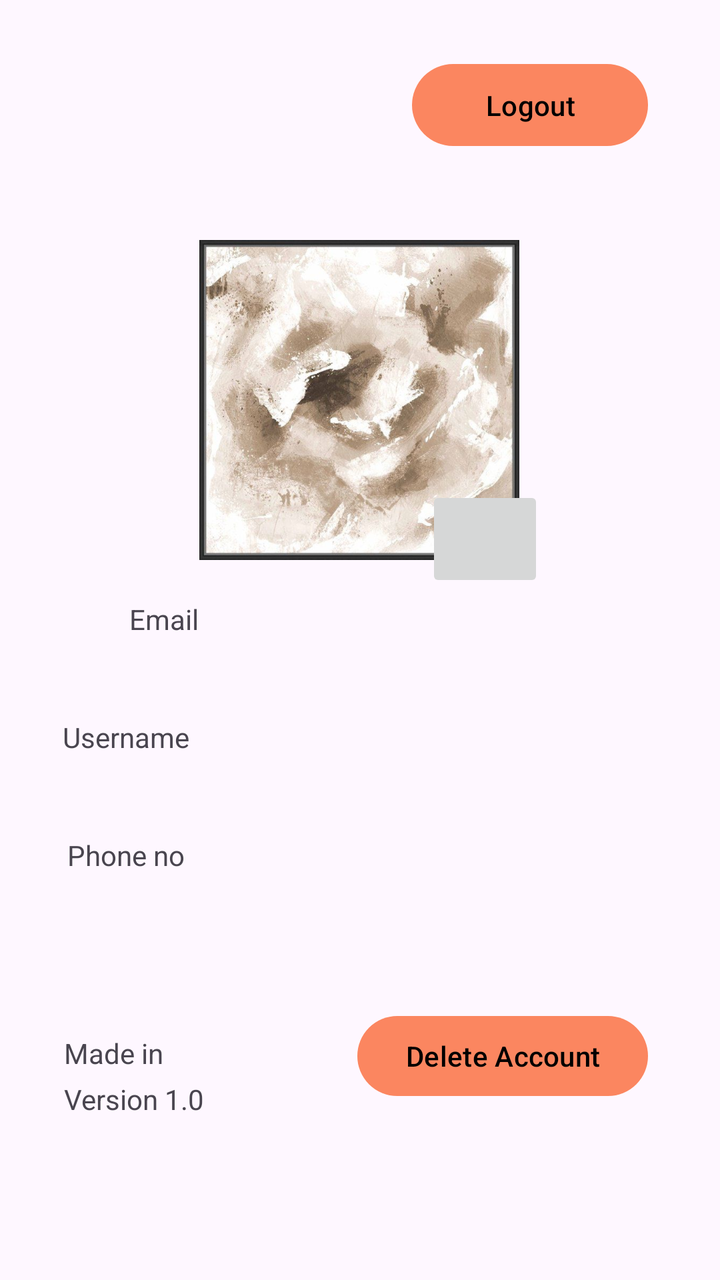
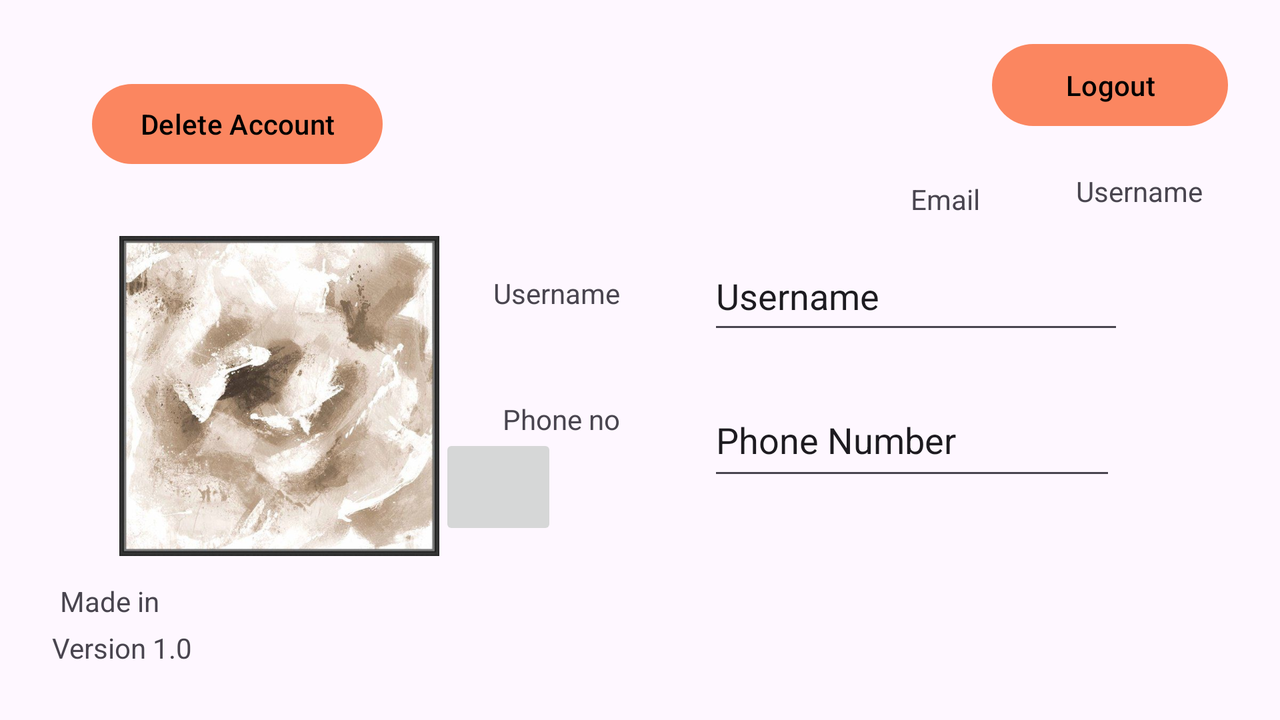

First picture: res/layout/ on a phone held upright. Second picture: the repository's own variant of that layout, on a device whose configuration matches the variant's folder. Source for both follows.
<!-- AndroidManifest.xml: application theme Theme.Poloroids -->
<!-- res/layout/fragment_profile.xml -->
<?xml version="1.0" encoding="utf-8"?>
<FrameLayout xmlns:android="http://schemas.android.com/apk/res/android"
    xmlns:app="http://schemas.android.com/apk/res-auto"
    xmlns:tools="http://schemas.android.com/tools"
    android:layout_width="match_parent"
    android:layout_height="match_parent"
    tools:context=".ProfileFragment">

    <androidx.constraintlayout.widget.ConstraintLayout
        android:layout_width="match_parent"
        android:layout_height="match_parent"
        android:layout_margin="20dp">

        <TextView
            android:id="@+id/usernameText"
            android:layout_width="wrap_content"
            android:layout_height="wrap_content"
            android:layout_marginStart="124dp"
            android:layout_marginTop="284dp"
            android:text=""
            app:layout_constraintStart_toStartOf="parent"
            app:layout_constraintTop_toTopOf="parent" />

        <Button
            android:id="@+id/logout"
            android:layout_width="118dp"
            android:layout_height="49dp"
            android:layout_marginTop="8dp"
            android:layout_marginEnd="16dp"
            android:text="@string/logout"
            android:textColor="@color/black"
            app:layout_constraintEnd_toEndOf="parent"
            app:layout_constraintTop_toTopOf="parent" />

        <TextView
            android:id="@+id/lblemail"
            android:layout_width="wrap_content"
            android:layout_height="wrap_content"
            android:layout_marginTop="20dp"
            android:text="@string/email"
            app:layout_constraintEnd_toStartOf="@+id/usernameText"
            app:layout_constraintStart_toStartOf="parent"
            app:layout_constraintTop_toBottomOf="@+id/profilePhoto" />

        <TextView
            android:id="@+id/lblusername"
            android:layout_width="wrap_content"
            android:layout_height="wrap_content"
            android:layout_marginTop="40dp"
            android:text="@string/username"
            app:layout_constraintEnd_toStartOf="@+id/txtAutoUsername"
            app:layout_constraintHorizontal_bias="0.544"
            app:layout_constraintStart_toStartOf="parent"
            app:layout_constraintTop_toBottomOf="@+id/lblemail" />

        <TextView
            android:id="@+id/txtAutoUsername"
            android:layout_width="208dp"
            android:layout_height="51dp"
            android:layout_marginTop="16dp"
            android:layout_marginEnd="28dp"
            android:text=""
            app:layout_constraintEnd_toEndOf="parent"
            app:layout_constraintTop_toBottomOf="@+id/usernameText" />

        <TextView
            android:id="@+id/txtAutoPhone"
            android:layout_width="204dp"
            android:layout_height="53dp"
            android:layout_marginTop="16dp"
            android:layout_marginEnd="32dp"
            android:text=""
            app:layout_constraintEnd_toEndOf="parent"
            app:layout_constraintTop_toBottomOf="@+id/txtAutoUsername" />

        <TextView
            android:id="@+id/lblPhone"
            android:layout_width="wrap_content"
            android:layout_height="wrap_content"
            android:layout_marginTop="40dp"
            android:text="@string/phone_no"
            app:layout_constraintEnd_toStartOf="@+id/txtAutoPhone"
            app:layout_constraintHorizontal_bias="0.544"
            app:layout_constraintStart_toStartOf="parent"
            app:layout_constraintTop_toBottomOf="@+id/lblusername" />

        <ImageView
            android:id="@+id/profilePhoto"
            android:layout_width="160dp"
            android:layout_height="160dp"
            android:layout_marginBottom="24dp"
            android:src="@drawable/brownsplash"
            app:layout_constraintBottom_toTopOf="@+id/usernameText"
            app:layout_constraintEnd_toEndOf="parent"
            app:layout_constraintHorizontal_bias="0.497"
            app:layout_constraintStart_toStartOf="parent" />

        <TextView
            android:id="@+id/madeIn"
            android:layout_width="wrap_content"
            android:layout_height="wrap_content"
            android:layout_marginStart="12dp"
            android:layout_marginBottom="84dp"
            android:text="@string/made_in"
            app:layout_constraintBottom_toBottomOf="parent"
            app:layout_constraintStart_toStartOf="parent" />

        <TextView
            android:id="@+id/version"
            android:layout_width="wrap_content"
            android:layout_height="wrap_content"
            android:layout_marginStart="12dp"
            android:text="@string/version_1_0"
            app:layout_constraintBottom_toBottomOf="parent"
            app:layout_constraintStart_toStartOf="parent"
            app:layout_constraintTop_toBottomOf="@+id/madeIn"
            app:layout_constraintVertical_bias="0.061" />

        <ImageView
            android:id="@+id/imageView3"
            android:layout_width="54dp"
            android:layout_height="30dp"
            android:layout_marginStart="8dp"
            android:layout_marginBottom="80dp"
            android:src="@drawable/slflag"
            app:layout_constraintBottom_toBottomOf="parent"
            app:layout_constraintStart_toEndOf="@+id/madeIn" />

        <Button
            android:id="@+id/delete"
            android:layout_width="wrap_content"
            android:layout_height="wrap_content"
            android:layout_marginEnd="16dp"
            android:layout_marginBottom="68dp"
            android:text="Delete Account"
            android:textColor="@color/black"
            app:layout_constraintBottom_toBottomOf="parent"
            app:layout_constraintEnd_toEndOf="parent" />

        <ImageButton
            android:id="@+id/imageButton"
            android:layout_width="59dp"
            android:layout_height="53dp"
            android:layout_marginEnd="68dp"
            android:layout_marginBottom="8dp"

            android:src="@drawable/baseline_add_24"
            app:layout_constraintBottom_toTopOf="@+id/usernameText"
            app:layout_constraintEnd_toEndOf="parent" />

    </androidx.constraintlayout.widget.ConstraintLayout>

</FrameLayout>
<!-- resources referenced by this layout -->
<resources>
  <color name="black">#FF000000</color>
  <!-- drawable brownsplash: jpg bitmap (drawable, 74276 bytes) -->
  <string name="email">Email</string>
  <string name="logout">Logout</string>
  <string name="made_in">Made in</string>
  <string name="phone_no">Phone no</string>
  <string name="username">Username</string>
  <string name="version_1_0">Version 1.0</string>
  <style name="Theme.Poloroids" parent="Base.Theme.Poloroids" />
  <style name="Base.Theme.Poloroids" parent="Theme.Material3.DayNight.NoActionBar">
          
          <item name="colorPrimary">@color/orange_dark</item>
          <item name="colorSecondary">@color/orange_light</item>
          <item name="colorOnPrimary">@color/black</item>
  
  
      </style>
  <color name="orange_dark">#FB8660</color>
  <color name="orange_light">#FFC1AE</color>
</resources>
<!-- res/layout-land/fragment_profile.xml (the repository's variant of the layout above) -->
<!-- drawn on the phone turned sideways -->
<?xml version="1.0" encoding="utf-8"?>
<FrameLayout xmlns:android="http://schemas.android.com/apk/res/android"
    xmlns:app="http://schemas.android.com/apk/res-auto"
    xmlns:tools="http://schemas.android.com/tools"
    android:layout_width="match_parent"
    android:layout_height="match_parent"
    tools:context=".ProfileFragment">

    <androidx.constraintlayout.widget.ConstraintLayout
        android:layout_width="match_parent"
        android:layout_height="match_parent"
        android:layout_margin="10dp">

        <TextView
            android:id="@+id/usernameText"
            android:layout_width="wrap_content"
            android:layout_height="wrap_content"
            android:layout_marginStart="528dp"
            android:layout_marginTop="76dp"
            android:text="Username"
            app:layout_constraintStart_toStartOf="parent"
            app:layout_constraintTop_toTopOf="parent" />

        <Button
            android:id="@+id/logout"
            android:layout_width="118dp"
            android:layout_height="49dp"
            android:layout_marginTop="8dp"
            android:layout_marginEnd="16dp"
            android:text="@string/logout"
            android:textColor="@color/black"
            app:layout_constraintEnd_toEndOf="parent"
            app:layout_constraintTop_toTopOf="parent" />

        <TextView
            android:id="@+id/lblemail"
            android:layout_width="wrap_content"
            android:layout_height="wrap_content"
            android:layout_marginTop="80dp"
            android:layout_marginEnd="48dp"
            android:text="@string/email"
            app:layout_constraintEnd_toStartOf="@+id/usernameText"
            app:layout_constraintTop_toTopOf="parent" />

        <TextView
            android:id="@+id/lblusername"
            android:layout_width="wrap_content"
            android:layout_height="wrap_content"
            android:layout_marginTop="28dp"
            android:layout_marginEnd="44dp"
            android:text="@string/username"
            app:layout_constraintEnd_toStartOf="@+id/txtAutoUsername"
            app:layout_constraintTop_toBottomOf="@+id/lblemail" />

        <AutoCompleteTextView
            android:id="@+id/txtAutoUsername"
            android:layout_width="208dp"
            android:layout_height="51dp"
            android:layout_marginTop="16dp"
            android:layout_marginEnd="68dp"
            android:text="Username"
            app:layout_constraintEnd_toEndOf="parent"
            app:layout_constraintTop_toBottomOf="@+id/usernameText" />

        <AutoCompleteTextView
            android:id="@+id/txtAutoPhone"
            android:layout_width="204dp"
            android:layout_height="53dp"
            android:layout_marginTop="20dp"
            android:layout_marginEnd="72dp"
            android:text="Phone Number"
            app:layout_constraintEnd_toEndOf="parent"
            app:layout_constraintTop_toBottomOf="@+id/txtAutoUsername" />

        <TextView
            android:id="@+id/lblPhone"
            android:layout_width="wrap_content"
            android:layout_height="wrap_content"
            android:layout_marginTop="44dp"
            android:layout_marginEnd="44dp"
            android:text="@string/phone_no"
            app:layout_constraintEnd_toStartOf="@+id/txtAutoPhone"
            app:layout_constraintTop_toBottomOf="@+id/lblusername" />

        <ImageView
            android:id="@+id/profilePhoto"
            android:layout_width="160dp"
            android:layout_height="160dp"
            android:layout_marginTop="32dp"
            android:src="@drawable/brownsplash"
            app:layout_constraintEnd_toEndOf="parent"
            app:layout_constraintHorizontal_bias="0.108"
            app:layout_constraintStart_toStartOf="parent"
            app:layout_constraintTop_toBottomOf="@+id/delete" />

        <TextView
            android:id="@+id/madeIn"
            android:layout_width="wrap_content"
            android:layout_height="wrap_content"
            android:layout_marginStart="20dp"
            android:layout_marginBottom="40dp"
            android:text="@string/made_in"
            app:layout_constraintBottom_toBottomOf="parent"
            app:layout_constraintStart_toStartOf="parent" />

        <TextView
            android:id="@+id/version"
            android:layout_width="wrap_content"
            android:layout_height="wrap_content"
            android:layout_marginStart="16dp"
            android:text="@string/version_1_0"
            app:layout_constraintBottom_toBottomOf="parent"
            app:layout_constraintStart_toStartOf="parent"
            app:layout_constraintTop_toBottomOf="@+id/madeIn"
            app:layout_constraintVertical_bias="0.2" />

        <ImageView
            android:id="@+id/imageView3"
            android:layout_width="54dp"
            android:layout_height="30dp"
            android:layout_marginStart="8dp"
            android:layout_marginBottom="32dp"
            android:src="@drawable/slflag"
            app:layout_constraintBottom_toBottomOf="parent"
            app:layout_constraintStart_toEndOf="@+id/madeIn" />

        <Button
            android:id="@+id/delete"
            android:layout_width="wrap_content"
            android:layout_height="wrap_content"
            android:layout_marginStart="36dp"
            android:layout_marginTop="28dp"
            android:text="Delete Account"
            android:textColor="@color/black"
            app:layout_constraintStart_toStartOf="parent"
            app:layout_constraintTop_toTopOf="parent" />

        <ImageButton
            android:id="@+id/imageButton"
            android:layout_width="59dp"
            android:layout_height="53dp"

            android:layout_marginBottom="80dp"
            android:src="@drawable/baseline_add_24"
            app:layout_constraintBottom_toBottomOf="parent"
            app:layout_constraintStart_toEndOf="@+id/profilePhoto" />

    </androidx.constraintlayout.widget.ConstraintLayout>

</FrameLayout>
